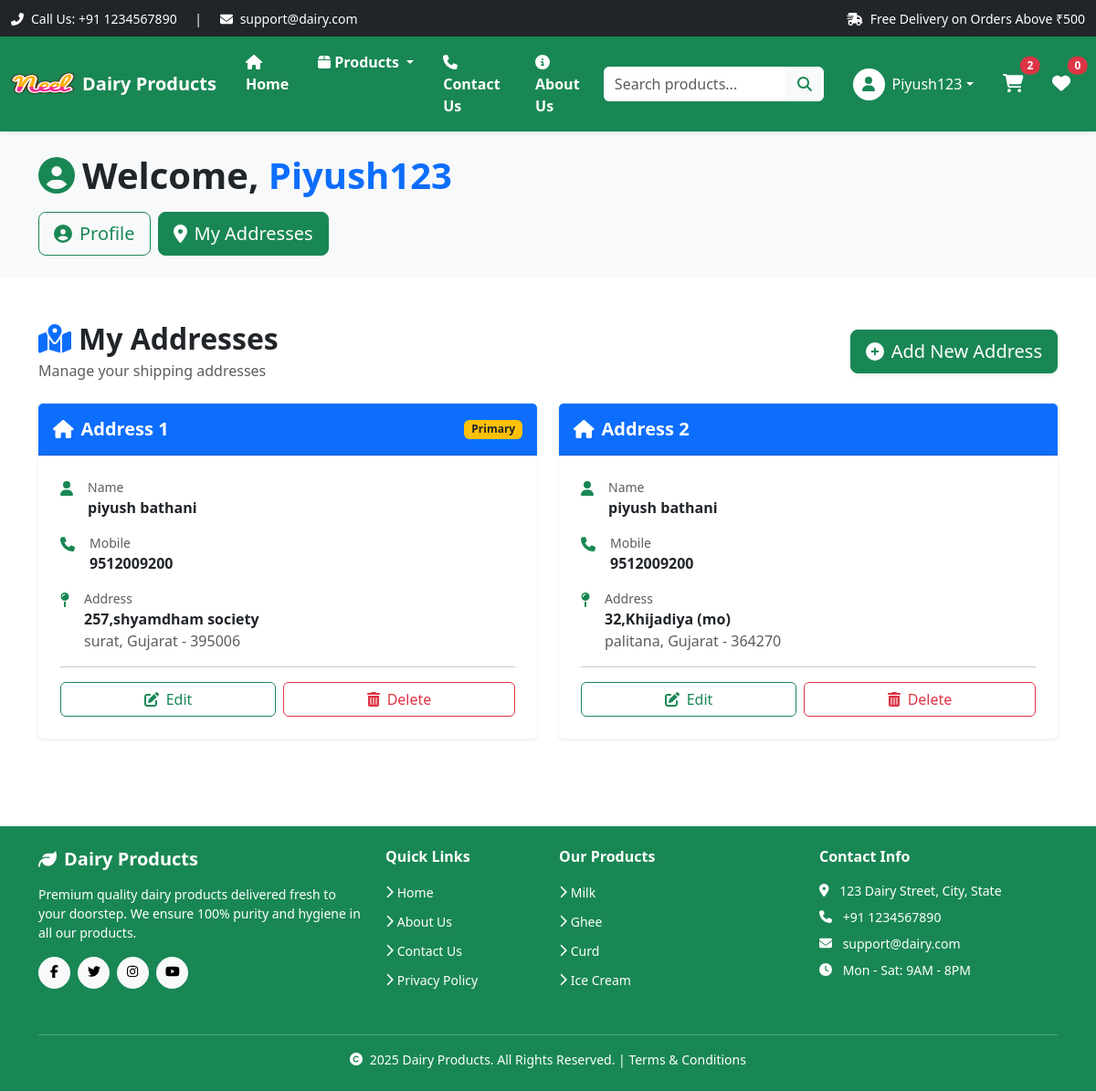
Page /address/ (signed in) on the committed database.
### app/models.py (models this page shows, shortened)
class Customer(models.Model):
    user = models.ForeignKey(User, on_delete=models.CASCADE)
    name = models.CharField(max_length=200)
    locality = models.CharField(max_length=200)
    city = models.CharField(max_length=50)
    mobile = models.CharField(max_length=10)
    zipcode = models.CharField(max_length=10)
    state = models.CharField(choices=STATE_CHOICES, max_length=50)

### app/views.py (the view)
# urls.py: path('address/', views.customer_address, name='customer-address'),
def customer_address(request):
    add = Customer.objects.filter(user=request.user)
    return render(request, 'app/customeraddress.html', locals())

### app/templates/app/customeraddress.html (shortened to what this page needs)
{% extends 'app/layout.html' %}
{% load static %}
{% block content %}
<div class="bg-light py-4 mb-4">
  <div class="container">
    <div class="row">
      <div class="col-12">
        <h1 class="display-6 fw-bold text-dark mb-3">
          <i class="fas fa-user-circle text-success me-2"></i>Welcome, <span class="text-capitalize text-primary">{{ request.user }}</span>
        </h1>
        <div class="d-flex gap-2 flex-wrap">
          <a href="{% url 'customer-profile' %}"
             class="btn {% if request.resolver_match.url_name == 'customer-profile' %}btn-success{% else %}btn-outline-success{% endif %} btn-lg">
            <i class="fas fa-user-circle me-2"></i>Profile
          </a>
          <a href="{% url 'customer-address' %}"
             class="btn {% if request.resolver_match.url_name == 'customer-address' %}btn-success{% else %}btn-outline-success{% endif %} btn-lg">
            <i class="fas fa-map-marker-alt me-2"></i>My Addresses
          </a>
        </div>
      </div>
    </div>
  </div>
</div>
<div class="container my-5">
    <div class="row">
      <div class="col-12">
      <div class="d-flex justify-content-between align-items-center mb-4">
        <div>
          <h2 class="fw-bold mb-1">
            <i class="fas fa-map-marked-alt text-primary me-2"></i>My Addresses
          </h2>
          <p class="text-muted mb-0">Manage your shipping addresses</p>
        </div>
        <a href="{% url 'customer-profile' %}" class="btn btn-success btn-lg shadow-sm">
          <i class="fas fa-plus-circle me-2"></i>Add New Address
        </a>
      </div>
      {% if add %}
        <div class="row row-cols-1 row-cols-lg-2 g-4">
          {% for ad in add %}
            <div class="col">
              <div class="card h-100 border-0 shadow-sm">
                <div class="card-header bg-primary text-white py-3">
                  <div class="d-flex justify-content-between align-items-center">
                    <h5 class="mb-0 fw-bold">
                      <i class="fas fa-home me-2"></i>Address {{ forloop.counter }}
                    </h5>
                    {% if forloop.first %}
                      <span class="badge bg-warning text-dark">Primary</span>
                    {% endif %}
                  </div>
                </div>
                <div class="card-body p-4">
                  <div class="mb-3">
                    <div class="d-flex align-items-start mb-2">
                      <i class="fas fa-user text-success me-3 mt-1"></i>
                      <div>
                        <small class="text-muted d-block">Name</small>
                        <p class="mb-0 fw-semibold">{{ ad.name }}</p>
                      </div>
                    </div>
                  </div>
                  <div class="mb-3">
                    <div class="d-flex align-items-start mb-2">
                      <i class="fas fa-phone text-success me-3 mt-1"></i>
                      <div>
                        <small class="text-muted d-block">Mobile</small>
                        <p class="mb-0 fw-semibold">{{ ad.mobile }}</p>
                      </div>
                    </div>
                  </div>
                  <div class="mb-3">
                    <div class="d-flex align-items-start mb-2">
                      <i class="fas fa-map-pin text-success me-3 mt-1"></i>
                      <div>
                        <small class="text-muted d-block">Address</small>
                        <p class="mb-0 fw-semibold">{{ ad.locality }}</p>
                        <p class="mb-0 text-muted">{{ ad.city }}, {{ ad.state }} - {{ ad.zipcode }}</p>
                      </div>
                    </div>
                  </div>
                  <hr class="my-3">
                  <div class="d-flex gap-2 justify-content-end">
                    <a href="{% url 'update-address' ad.id %}"
                       class="btn btn-outline-success flex-fill">
                       <i class="fas fa-edit me-2"></i>Edit
                    </a>
                    <form action="{% url 'delete-address' ad.id %}" method="POST" class="flex-fill">
                      <button type="submit" class="btn btn-outline-danger w-100" onclick="return confirm('Are you sure you want to delete this address?')">
                        <i class="fas fa-trash-alt me-2"></i>Delete
                      </button>
                    </form>
                  </div>
                </div>
              </div>
            </div>
          {% endfor %}
        </div>
      {% endif %}
      </div>
    </div>
  </div>
{% endblock %}

### app/templates/app/layout.html (shortened to what this page needs)
{% load static %} {% load django_browser_reload %}
<!DOCTYPE html>
<html lang="en">
  <head>
    <link
      href="https://cdn.jsdelivr.net/npm/bootstrap@5.3.8/dist/css/bootstrap.min.css"
      rel="stylesheet"
    />
    <link
      href="https://cdnjs.cloudflare.com/ajax/libs/font-awesome/6.4.0/css/all.min.css"
      rel="stylesheet"
    />
    <link rel="stylesheet" href="{% static 'app/css/owl.carousel.min.css' %}" />
    <link rel="stylesheet" href="{% static 'app/css/all.min.css' %}" />
    <link rel="stylesheet" href="{% static 'app/css/password-field.css' %}" />
    <link rel="stylesheet" href="{% static 'app/css/style.css' %}" />
  </head>
  <body class="d-flex flex-column min-vh-100">
    <div class="bg-dark text-white py-2">
      <div class="container-fluid">
        <div class="row">
          <div class="col-md-6 text-center text-md-start">
            <small>
              <i class="fas fa-phone-alt me-2"></i>Call Us: +91 1234567890
              <span class="mx-3">|</span>
              <i class="fas fa-envelope me-2"></i>support@dairy.com
            </small>
          </div>
          <div class="col-md-6 text-center text-md-end">
            <small>
              <i class="fas fa-shipping-fast me-2"></i>Free Delivery on Orders Above ₹500
            </small>
          </div>
        </div>
      </div>
    </div>
    <nav class="navbar navbar-expand-lg navbar-dark bg-success shadow-sm sticky-top">
      <div class="container-fluid">
        <a class="navbar-brand d-flex align-items-center" href="{% url 'home' %}">
          <img src="{% static "/app/images/products/Neel.png" %}" alt="Dairy Logo"
          width="70" height="50" class="me-2" />
          <span class="fw-bold d-none d-md-inline">Dairy Products</span>
        </a>
        <div class="collapse navbar-collapse" id="navbarSupportedContent">
          <ul class="navbar-nav me-auto mb-2 mb-lg-0">
            <li class="nav-item">
              <a class="nav-link text-white fw-semibold px-3" aria-current="page" href="{% url 'home' %}">
                <i class="fas fa-home me-1"></i>Home
              </a>
            </li>
            <li class="nav-item dropdown">
              <a
                class="nav-link dropdown-toggle text-white fw-semibold px-3"
                href="#"
                role="button"
                data-bs-toggle="dropdown"
                aria-expanded="false"
              >
                <i class="fas fa-box me-1"></i>Products
              </a>
            </li>
            <li class="nav-item">
              <a class="nav-link text-white fw-semibold px-3" href="{% url 'contactus' %}">
                <i class="fas fa-phone me-1"></i>Contact Us
              </a>
            </li>
            <li class="nav-item">
              <a class="nav-link text-white fw-semibold px-3" href="{% url 'aboutus' %}">
                <i class="fas fa-info-circle me-1"></i>About Us
              </a>
            </li>
          </ul>
          <form class="d-flex me-3 my-2 my-lg-0" role="search" action="{% url 'search-results' %}" method="GET" id="search-form">
            <div class="input-group">
              <input
                class="form-control border-0"
                type="search"
                placeholder="Search products..."
                aria-label="Search"
                name="q"
                id="search-input"
                autocomplete="off"
                value="{{ request.GET.q|default:'' }}"
              />
              <button class="btn btn-light text-success" type="submit">
                <i class="fas fa-search"></i>
              </button>
            </div>
          </form>
          <ul class="navbar-nav mb-2 mb-lg-0 align-items-lg-center">
  {% if request.user.is_authenticated %}
    <li class="nav-item dropdown mx-2">
      <a
        class="nav-link dropdown-toggle text-white d-flex align-items-center"
        href="#"
        id="profileDropdown"
        role="button"
        data-bs-toggle="dropdown"
        aria-expanded="false"
      >
        <div class="bg-white text-success rounded-circle d-flex align-items-center justify-content-center me-2"
             style="width: 35px; height: 35px;">
          <i class="fas fa-user"></i>
        </div>
        <span class="d-none d-lg-inline">{{request.user.username|title}}</span>
      </a>
    </li>
    <li class="nav-item mx-2">
      <a href="{% url 'show-cart' %}" class="nav-link text-white position-relative">
        <i class="fas fa-shopping-cart fs-5"></i>
        {% if request.user.is_authenticated %}
          <span id="cart-badge" class="position-absolute top-0 start-100 translate-middle badge rounded-pill bg-danger">
            {{ request.user.cart_set.count|default:"0" }}
          </span>
        {% endif %}
      </a>
    </li>
    <li class="nav-item mx-2">
      <a href="{% url 'show-wishlist' %}" class="nav-link text-white position-relative">
        <i class="fas fa-heart fs-5"></i>
        {% if request.user.is_authenticated %}
          <span id="wishlist-badge" class="position-absolute top-0 start-100 translate-middle badge rounded-pill bg-danger">
            {{ request.user.whishlist_set.count|default:"0" }}
          </span>
        {% endif %}
      </a>
    </li>
  {% endif %}
</ul>
        </div>
      </div>
    </nav>
    <main class="flex-grow-1">
      {% block content %} {% endblock %}
    </main>
    <footer class="bg-success text-white mt-5">
      <div class="container py-4">
        <div class="row">
          <div class="col-md-4 mb-3">
            <h5 class="fw-bold mb-3">
              <i class="fas fa-leaf me-2"></i>Dairy Products
            </h5>
            <p class="small">
              Premium quality dairy products delivered fresh to your doorstep.
              We ensure 100% purity and hygiene in all our products.
            </p>
            <div class="d-flex gap-2">
              <a href="#" class="btn btn-light btn-sm rounded-circle" style="width: 35px; height: 35px;">
                <i class="fab fa-facebook-f"></i>
              </a>
              <a href="#" class="btn btn-light btn-sm rounded-circle" style="width: 35px; height: 35px;">
                <i class="fab fa-twitter"></i>
              </a>
              <a href="#" class="btn btn-light btn-sm rounded-circle" style="width: 35px; height: 35px;">
                <i class="fab fa-instagram"></i>
              </a>
              <a href="#" class="btn btn-light btn-sm rounded-circle" style="width: 35px; height: 35px;">
                <i class="fab fa-youtube"></i>
              </a>
            </div>
          </div>
          <div class="col-md-2 mb-3">
            <h6 class="fw-bold mb-3">Quick Links</h6>
            <ul class="list-unstyled">
              <li class="mb-2">
                <a href="{% url 'home' %}" class="text-white text-decoration-none small">
                  <i class="fas fa-chevron-right me-1"></i>Home
                </a>
              </li>
              <li class="mb-2">
                <a href="{% url 'aboutus' %}" class="text-white text-decoration-none small">
                  <i class="fas fa-chevron-right me-1"></i>About Us
                </a>
              </li>
              <li class="mb-2">
                <a href="{% url 'contactus' %}" class="text-white text-decoration-none small">
                  <i class="fas fa-chevron-right me-1"></i>Contact Us
                </a>
              </li>
              <li class="mb-2">
                <a href="#" class="text-white text-decoration-none small">
                  <i class="fas fa-chevron-right me-1"></i>Privacy Policy
                </a>
              </li>
            </ul>
          </div>
          <div class="col-md-3 mb-3">
            <h6 class="fw-bold mb-3">Our Products</h6>
            <ul class="list-unstyled">
              <li class="mb-2">
                <a href="{% url 'category' 'ML' %}" class="text-white text-decoration-none small">
                  <i class="fas fa-chevron-right me-1"></i>Milk
                </a>
              </li>
              <li class="mb-2">
                <a href="{% url 'category' 'GH' %}" class="text-white text-decoration-none small">
                  <i class="fas fa-chevron-right me-1"></i>Ghee
                </a>
              </li>
              <li class="mb-2">
                <a href="{% url 'category' 'CR' %}" class="text-white text-decoration-none small">
                  <i class="fas fa-chevron-right me-1"></i>Curd
                </a>
              </li>
              <li class="mb-2">
                <a href="{% url 'category' 'IC' %}" class="text-white text-decoration-none small">
                  <i class="fas fa-chevron-right me-1"></i>Ice Cream
                </a>
              </li>
            </ul>
          </div>
          <div class="col-md-3 mb-3">
            <h6 class="fw-bold mb-3">Contact Info</h6>
            <ul class="list-unstyled small">
              <li class="mb-2">
                <i class="fas fa-map-marker-alt me-2"></i>
                123 Dairy Street, City, State
              </li>
              <li class="mb-2">
                <i class="fas fa-phone me-2"></i>
                +91 1234567890
              </li>
              <li class="mb-2">
                <i class="fas fa-envelope me-2"></i>
                support@dairy.com
              </li>
              <li class="mb-2">
                <i class="fas fa-clock me-2"></i>
                Mon - Sat: 9AM - 8PM
              </li>
            </ul>
          </div>
        </div>
        <hr class="border-light my-3">
        <div class="row">
          <div class="col-12 text-center">
            <p class="small mb-0">
              <i class="fas fa-copyright me-1"></i>
              2025 Dairy Products. All Rights Reserved. |
              <a href="#" class="text-white text-decoration-none">Terms & Conditions</a>
            </p>
          </div>
        </div>
      </div>
    </footer>
  </body>
</html>

### app/static/app/css/style.css (style rules this page uses)
.navbar.sticky-top { z-index: 1030; }

### rows in the picture
Customer: shows "Primary", name "piyush bathani", mobile "9512009200", locality "257,shyamdham society", city "surat", state "Gujarat", zipcode "395006"
Customer: name "piyush bathani", mobile "9512009200", locality "32,Khijadiya (mo)", city "palitana", state "Gujarat", zipcode "364270"

### other values in the picture
{{ request.user.username|title }} "Piyush123"
{{ request.user.cart_set.count|default:"0" }} "2"
{{ request.user.whishlist_set.count|default:"0" }} "0"
{{ request.user }} "Piyush123"
